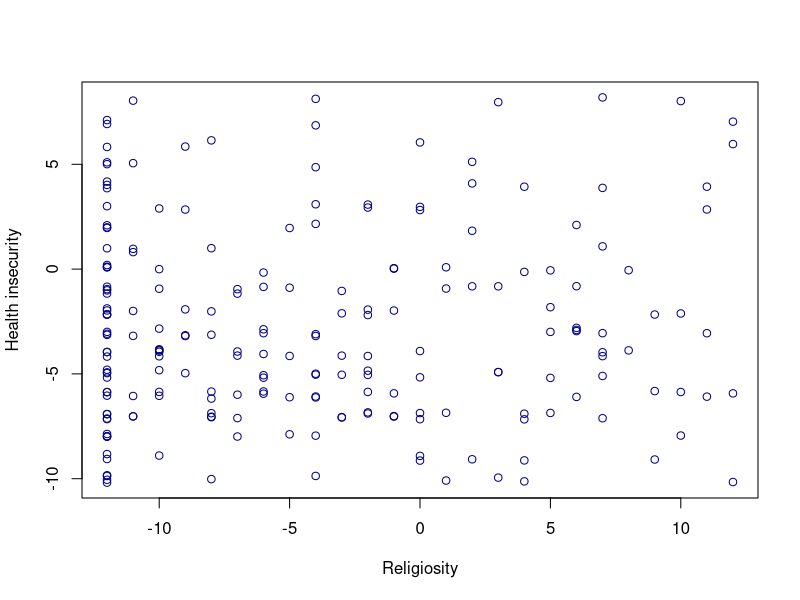
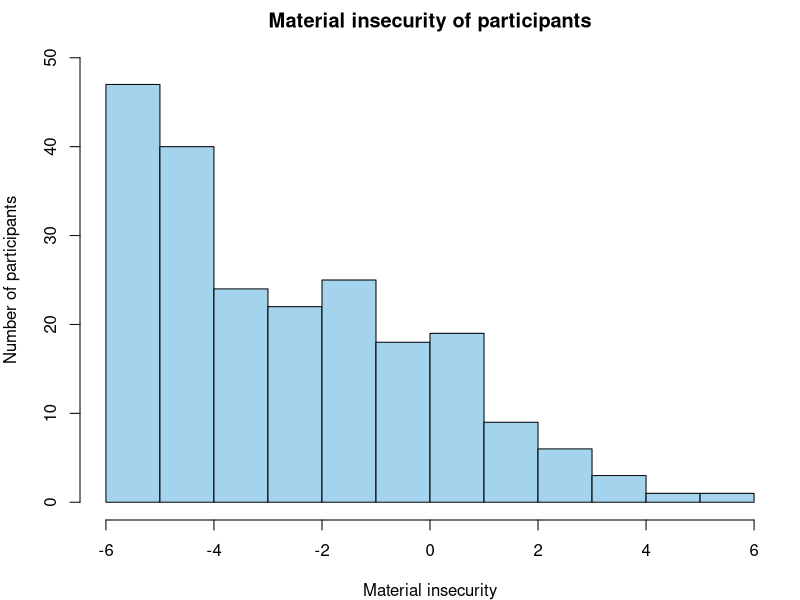
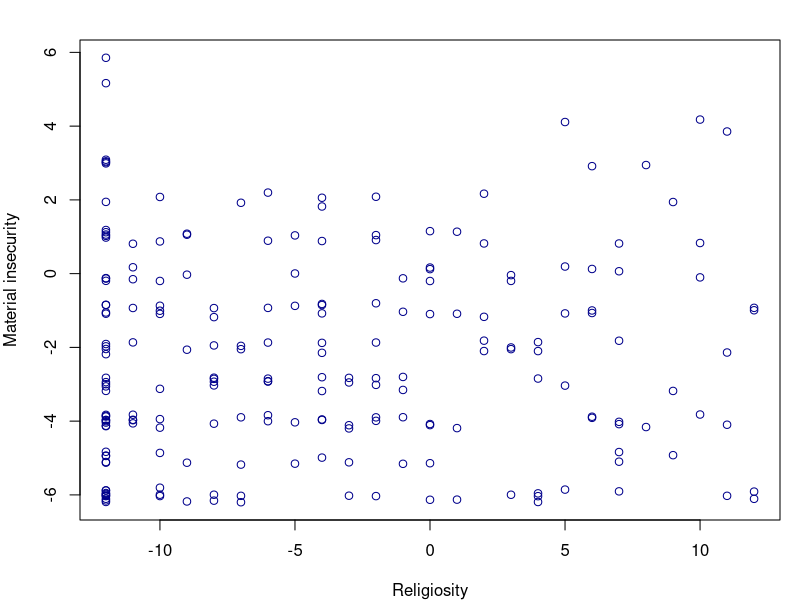
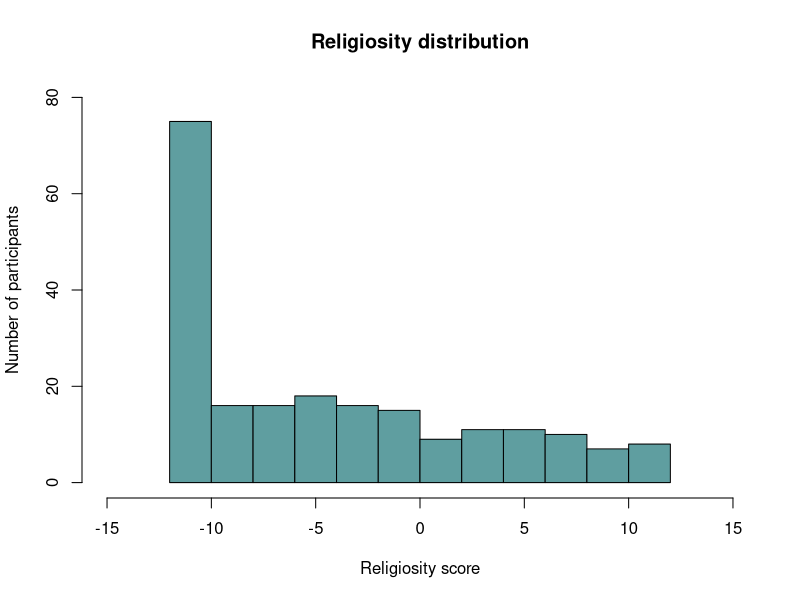
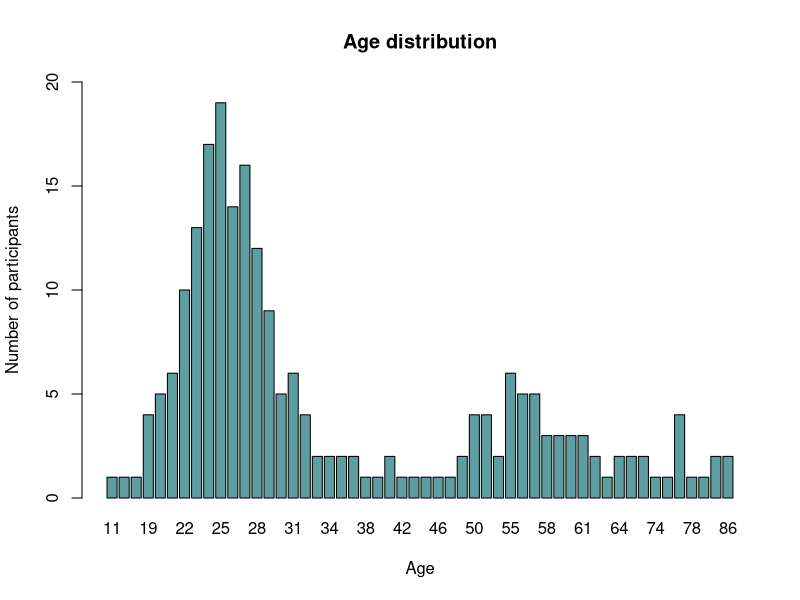
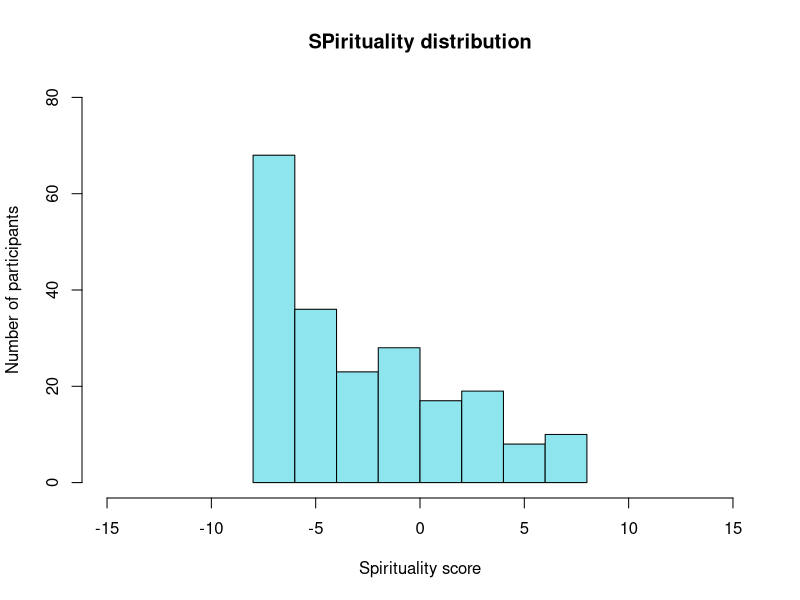

Reproduce these figures in R, in order.
###############################################
############ Cleaning and describing ##########
###############################################

# prelims
setwd("/Users/Emma-Marie/Documents/AU/ka_2.semester/rel_projekt/rel_projekt") # set working directory

library("psych")
# library("devtools")
# library(AnthroTools)

# load raw data
d <- read.table("data/RawProjektData.txt")
d.r <- d # create new object, which can be used for cleaning

### investigate sample -> gender
female <- sum(d.r$KON == 0)
male <- sum(d$KON == 1)
other <- sum(d$KON == 3)
df_kon <- data.frame(Kon = c("Female", "Male", "Other"),
                     Count = c(female, male, other)) # create data frame
print(df_kon)

######################################################
## Investigate religiosity (the dependent variable) ##
######################################################

# function to calculate the Cronbach's alpha
alpha.fun <- function(data, interval){
  k <- ncol(data)
  n <- nrow(data)
  p <- 1 - interval
  cormat <- cor(data)[lower.tri(cor(data))] # takes the lower triangle of R scores in the correlation matrix, to avoid having the same scores twice
  rhat <- mean(cormat)
  alpha <- (k*rhat)/(1 + (k - 1)*rhat) # the correlation score is weighted based on the size of the data
  df1 <- n - 1
  df2 <- df1*(k - 1)
  ffl <- qf(p/2, df1 = df1, df2 = df2)
  ffu <- qf(1 - (p/2), df1 = df1, df2 = df2)
  upper <- 1 - (1 - alpha)*ffl # lower value in confidence interval
  lower <- 1 - (1 - alpha)*ffu # upper value in confidence interval
  return(data.frame(alpha = alpha, lower = lower, upper = upper)) # return df with Cronbach's alpha and confidence interval
}

# Create religiosity scale
rel_labs <- c("REL72", "REL85", "REL94", "REL106", "REL108", "REL113") # create object of variable names
relscor <- d[rel_labs]

# Cronbachs alpha
alpha(relscor)
relscor <- na.omit(relscor) # remove rows with NA
alpha.fun(relscor, 0.95) # get 95% CI for Cronbachs alpha

# create new column with religiosity scores
d.r$RELSCOR <- d$REL72 + d$REL85 + d$REL94 + d$REL106 + d$REL108 + d$REL113 

# plot histogram
pdf(file = "fig_output/rel_distribution.pdf", width = 4, height = 4)
hist(d.r$RELSCOR, xlab = "Religiosity score", ylab = "Number of participants", main = "Religiosity distribution", xlim = c(-15,15), ylim = c(0,80), col = "cadetblue") # plot rel scores
dev.off()

##################################################
##### Investigate independent variables ##########
##################################################

### Age ###

# create function for information about observations with numeric values
statinfo <- function(x){
  numobs <- sum(table(x)) # number of inputs
  minobs <- min(x, na.rm = T) # minimum value
  meanobs <- round(mean(x, na.rm = T), 2) # mean values (two decimals)
  maxobs <- max(x, na.rm = T) # max value
  sdobs <- round(sd(x, na.rm = T), 2) # standard deviation (two decimals)
  df <- data.frame(n = numobs, min = minobs, 
                   M = meanobs, max = maxobs, SD = sdobs) # create data frame
  return(df)
}

statinfo(d$ALDER)
summary(d$ALDER) # median age = 28

# Plot age destribution
pdf(file = "fig_output/age_distribution.pdf", width = 4, height = 4)
barplot(table(d$ALDER), main = "Age distribution", xlab = "Age", ylab = "Number of participants", ylim = c(0,20), col = "cadetblue") # plot age
dev.off()

### Health insecurity ###
table(d.r$HELB) # check values
d.r$HELB[which(d.r$HELB == "0.2")] <- 0 # replace invalid value

# create scale
labs_ment <- c("BEKYMFYS", "BEKYMMENT", "DEPRI", "ALSYG", "HELB") #create object of variable names
mentsub <- d.r[labs_ment] # subtract the health insecurity data
mentsubs <- mentsub[complete.cases(mentsub),] # delete missing values

# Calculate Cronbach's alpha on scale
alpha.fun(mentsubs, 0.95) 
alpha(mentsub) # check reliability if items are dropped 

# create new column with health insecurity scores
d.r$HELSCOR <- d.r$BEKYMFYS + d.r$BEKYMMENT + d.r$DEPRI + d.r$ALSYG + d.r$HELB

# Investigate connection between health insecurity and religiosity
plot(jitter(HELSCOR, factor = 1) ~ RELSCOR, data = d.r,
     xlab = "Religiosity", ylab = "Health insecurity",
     pch = 21, col = "darkblue")

### Material insecurity
labs_mat <- c("BEKYMJOB", "BEKYMLIV", "LSTAND") # create object of variable names to capture material insecurity
matsub <- d.r[labs_mat] # subtract the material insecurity data
matsubs <- matsub[complete.cases(matsub),] # delete missing values

# Cronbach's alpha on material insecurity 
alpha.fun(matsubs, 0.95) # run our function calculating Cronbach's alpha 
alpha(matsub) # check reliability if items are dropped 

# plot distribution of material insecurity
par(mar = c(4, 4, 2, 1)) # set margins for plot
d.r$MAT <- d.r$BEKYMJOB + d.r$BEKYMLIV + d.r$LSTAND# create column of income scores
hist(d.r$MAT, main  ="Material insecurity of participants", xlab = "Material insecurity", ylab = "Number of participants", col = "lightskyblue2", ylim = c(0,50)) # plot distribution

# Investigate connection between material insecurity and religiosity
par(mar = c(4, 4, 2, 1)) # set margins for plot
plot(jitter(MAT, factor = 1) ~ RELSCOR, data = d.r,
     xlab = "Religiosity", ylab = "Material insecurity",
     pch = 21, col = "darkblue")

########################################################

# create new age variable to differentiate between "young" and "older" (for freelist)
d.r$UNG[d.r$ALDER <= 28] <- 0
d.r$UNG[d.r$ALDER > 28] <- 1

########################################################
### Investigating spirituality

# create scale
spir_labs <- c("REL76", "REL102", "REL117", "REL122") # the chosen spirituality questions
spirscor <- d[spir_labs]

# Cronsbach's alpha on religiosity questions
alpha(spirscor) # Cronbachs alpha
spirscor <- na.omit(spirscor) # remove rows with NA
alpha.fun(spirscor, 0.95) # get 95% CI for Cronbachs alpha

# create new column with religiosity scores
d.r$SPIRSCOR <- d$REL76 + d$REL102 + d$REL117 + d$REL122

# plot histogram
pdf(file = "fig_output/spir_distribution.pdf", width = 4, height = 4)
hist(d.r$SPIRSCOR, xlab = "Spirituality score", ylab = "Number of participants", main = "SPirituality distribution", xlim = c(-15,15), ylim = c(0,80), col = "cadetblue2") # plot rel scores
dev.off()

########################################################

# Save cleaned data in data frame as .txt
write.table(d.r, file = paste0("data/dat_survey_cleaned.txt"), sep = "\t", row.names = TRUE, col.names = NA)